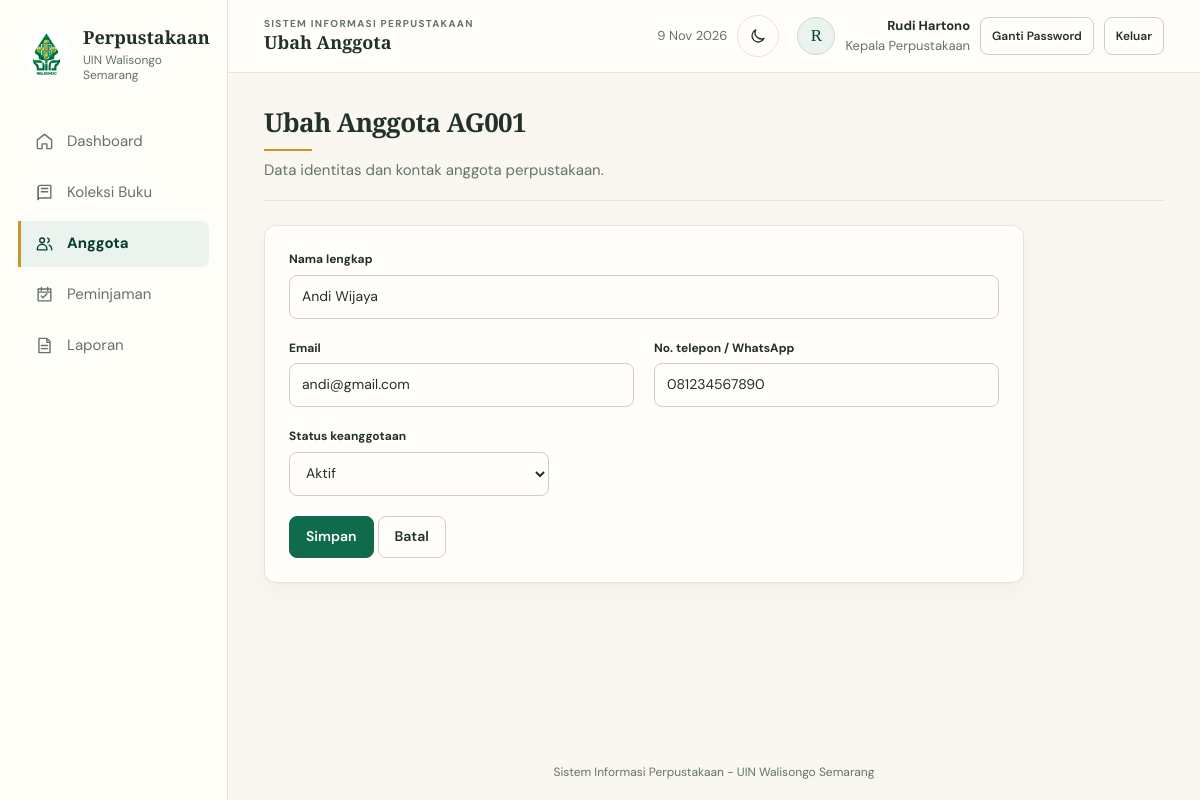
Screenshot of /modules/anggota/form.php?id=AG001 (signed in) with the database file from the repository.
### tables this page shows
CREATE TABLE IF NOT EXISTS anggota (
  id_anggota VARCHAR(10) PRIMARY KEY,
  nama VARCHAR(100) NOT NULL,
  email VARCHAR(100) NOT NULL,
  no_telepon VARCHAR(15) NOT NULL,
  status_aktif VARCHAR(10) NOT NULL
);

### includes/helpers.php (called while the page is built, shortened)
<?php
function e($s): string
{
    return htmlspecialchars((string)$s, ENT_QUOTES, 'UTF-8');
}
function url(string $path = ''): string
{
    return BASE_URL . ltrim($path, '/');
}

### modules/anggota/form.php (the view, shortened to what this page needs)
<?php
require __DIR__ . '/../../includes/bootstrap.php';
$id = $_GET['id'] ?? '';
$edit = $id !== '';
$data = ['nama' => '', 'email' => '', 'no_telepon' => '', 'status_aktif' => 'Aktif'];
if ($edit) {
    $st = $pdo->prepare('SELECT * FROM anggota WHERE id_anggota = ?'); $st->execute([$id]);
    $row = $st->fetch();
    $data = $row;
}
$err = [];
?>
<div class="head"><div><h1><?= $edit ? 'Ubah Anggota ' . e($id) : 'Tambah Anggota' ?></h1><p class="sub">Data identitas dan kontak anggota perpustakaan.</p></div></div>
<div class="card form-card">
<form method="post" action="<?= e(url('modules/anggota/form.php' . ($edit ? '?id=' . rawurlencode($id) : ''))) ?>">
  <div class="field"><label for="member-name">Nama lengkap</label><input id="member-name" name="nama" value="<?= e($data['nama']) ?>" maxlength="100">
    <?php if (isset($err['nama'])): ?><div class="err-t"><?= e($err['nama']) ?></div><?php endif; ?></div>
  <div class="row">
    <div class="field"><label for="member-email">Email</label><input id="member-email" name="email" value="<?= e($data['email']) ?>" maxlength="100">
      <?php if (isset($err['email'])): ?><div class="err-t"><?= e($err['email']) ?></div><?php endif; ?></div>
    <div class="field"><label for="member-phone">No. telepon / WhatsApp</label><input id="member-phone" name="no_telepon" value="<?= e($data['no_telepon']) ?>" inputmode="numeric" placeholder="08xxxxxxxxxx">
      <?php if (isset($err['no_telepon'])): ?><div class="err-t"><?= e($err['no_telepon']) ?></div><?php endif; ?></div>
  </div>
  <div class="field field-short"><label for="member-status">Status keanggotaan</label>
    <select id="member-status" name="status_aktif"><?php foreach (['Aktif', 'Nonaktif'] as $s): ?>
      <option <?= $data['status_aktif'] === $s ? 'selected' : '' ?>><?= $s ?></option><?php endforeach; ?></select></div>
  <button class="btn">Simpan</button> <a class="btn ghost" href="<?= e(url('modules/anggota/index.php')) ?>">Batal</a>
</form>
</div>

### assets/css/base.css (style rules this page uses)
:root { color-scheme: light; --green: #0f6b4b; --green-dark: #083d2b; --green-pale: #eaf3ee; --green-border: #c6ddd1; --gold: #c9972b; --gold-pale: #fbf4e5; --yellow: #805713; --yellow-pale: #fbf3e5; --yellow-border: #ead9b9; --red: #a9322a; --red-pale: #f8eae8; --red-border: #ebc6c4; --ink: #23312b; --muted: #65736c; --line: #e8e4da; --input-line: #cfcfc4; --surface: #fffefa; --canvas: #faf7f0; --sidebar-surface: #fffdf8; --hover-surface: #f3f1e9; --table-hover: #f8f6f0; --neutral-pale: #eeece4; --placeholder: #65736c; --focus-ring: #0f6b4b; --overlay: rgba(8, 30, 21, .46); --overlay-light-bg: rgba(8, 30, 21, .42); --print-ink: #000; --print-line: #888; --radius-sm: 8px; --radius: 12px; --radius-lg: 16px; --shadow-card: 0 1px 2px rgba(34, 40, 32, .035), 0 8px 24px rgba(34, 40, 32, .035); --shadow-hover: 0 8px 24px rgba(34, 40, 32, .09); --space-1: 4px; --space-2: 8px; --space-3: 12px; --space-4: 16px; --space-6: 24px; --space-8: 32px; --serif: "Playfair Display", Georgia, serif; --sans: "DM Sans", "Segoe UI", Arial, sans-serif; }
* { box-sizing: border-box; }
html { min-width: 320px; scroll-behavior: smooth; }
body { margin: 0; overflow-x: hidden; background: var(--canvas); color: var(--ink); font: 400 15px/1.55 var(--sans); -webkit-font-smoothing: antialiased; }
a { color: var(--green); }
a, button, input, select { font-family: inherit; }
button, select, input[type="submit"] { cursor: pointer; }
h1, h2, h3, p { margin-top: 0; }
h1, h2 { font-family: var(--serif); font-weight: 600; letter-spacing: -.025em; }
h1 { margin-bottom: var(--space-1); font-size: clamp(26px, 2vw, 34px); line-height: 1.22; }
@media (prefers-reduced-motion: no-preference) { .card, .stat, .head, .welcome-banner, .table-scroll, .book-tile, .form-card { animation: enter 360ms both; } }
@media (prefers-reduced-motion: no-preference) { .content > :nth-child(2) { animation-delay: 40ms; } }

### assets/css/layout.css (style rules this page uses)
.head { display: flex; align-items: flex-end; justify-content: space-between; gap: 18px; margin-bottom: 24px; border-bottom: 1px solid var(--line); padding-bottom: 18px; }
.head h1::after { display: block; width: 48px; height: 2px; margin-top: 10px; background: var(--gold); content: ""; }
.head .sub { margin: 8px 0 0; color: var(--muted); }
.grid > *, .row > *, .loan-layout > * { min-width: 0; }
.row { display: grid; grid-template-columns: repeat(2, minmax(0, 1fr)); gap: 20px; }

### assets/css/components.css (style rules this page uses)
.card, .stat, .login-card { border: 1px solid var(--line); border-radius: var(--radius); background: var(--surface); box-shadow: var(--shadow-card); }
.card { margin-bottom: 20px; padding: 24px; }
.btn { display: inline-flex; min-height: 42px; align-items: center; justify-content: center; gap: 8px; border: 1px solid var(--green); border-radius: var(--radius-sm); padding: 9px 16px; background: var(--green); color: #fff; cursor: pointer; font: 600 14px/1.25 var(--sans); text-decoration: none; white-space: nowrap; transition: transform 170ms, color 170ms, background-color 170ms, border-color 170ms, box-shadow 170ms; }
.btn.ghost { border-color: var(--input-line); background: var(--surface); color: var(--ink); }
label { display: block; margin-bottom: 6px; color: var(--ink); font-size: 12px; font-weight: 700; }
input, select { width: 100%; min-height: 44px; border: 1px solid var(--input-line); border-radius: var(--radius-sm); padding: 9px 12px; background: var(--surface); color: var(--ink); font: 400 14px/1.4 var(--sans); transition: border-color 150ms, box-shadow 150ms; }
input::placeholder { color: var(--placeholder); }
.field { margin-bottom: 20px; }
.field-short { max-width: 260px; }
.field input, .field select { display: block; }
.form-card { max-width: 760px; }
.form-card form { margin: 0; }

### rows the page displays
anggota: nama "Andi Wijaya", email "andi@gmail.com", no_telepon "081234567890", status_aktif "Aktif"

### other values shown
$label "Dashboard"
$label "Koleksi Buku"
$label "Anggota"
$label "Peminjaman"
$label "Laporan"
$title "Ubah Anggota"
mb_strtoupper(mb_substr($u['nama_petugas'], 0, 1)) "R"
$u['nama_petugas'] "Rudi Hartono"
$u['jabatan'] "Kepala Perpustakaan"
$id "AG001"
